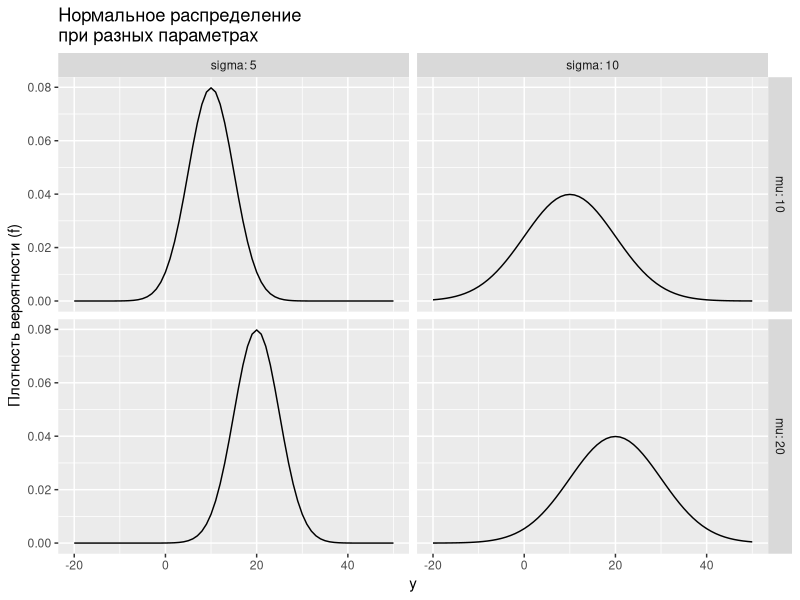
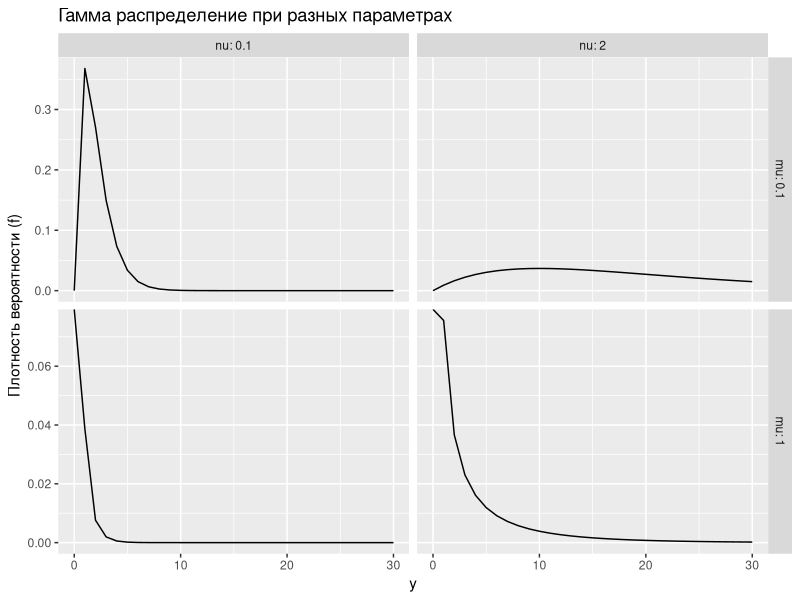
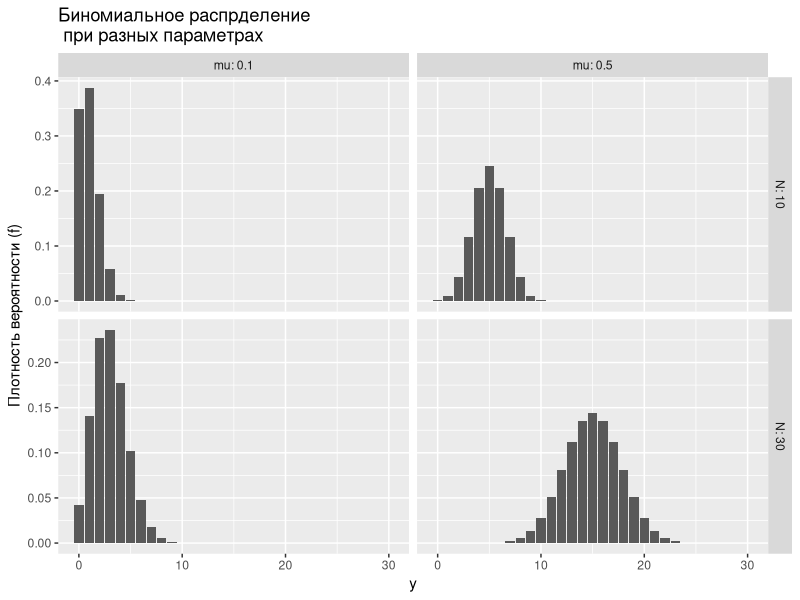
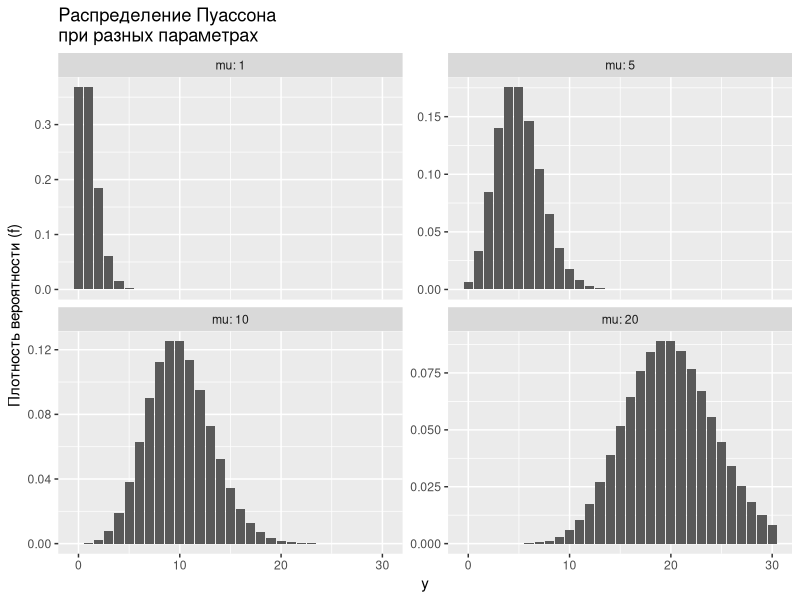
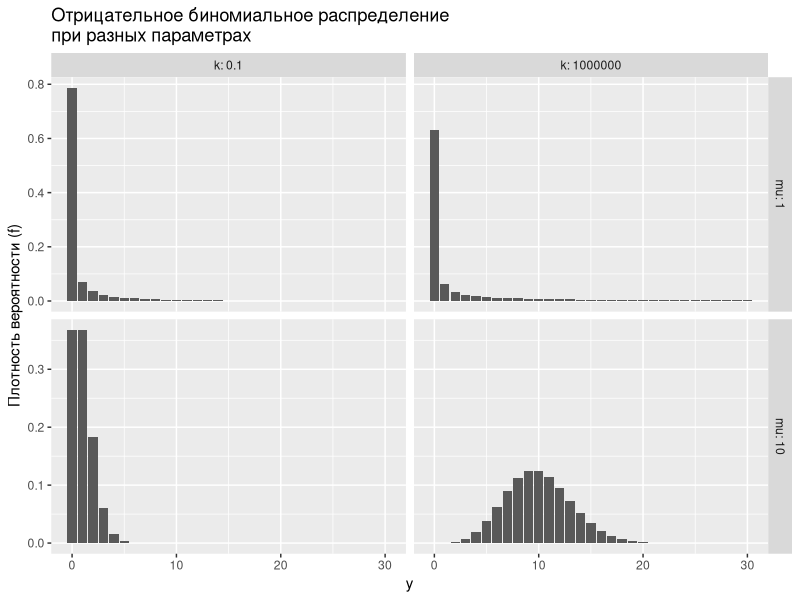
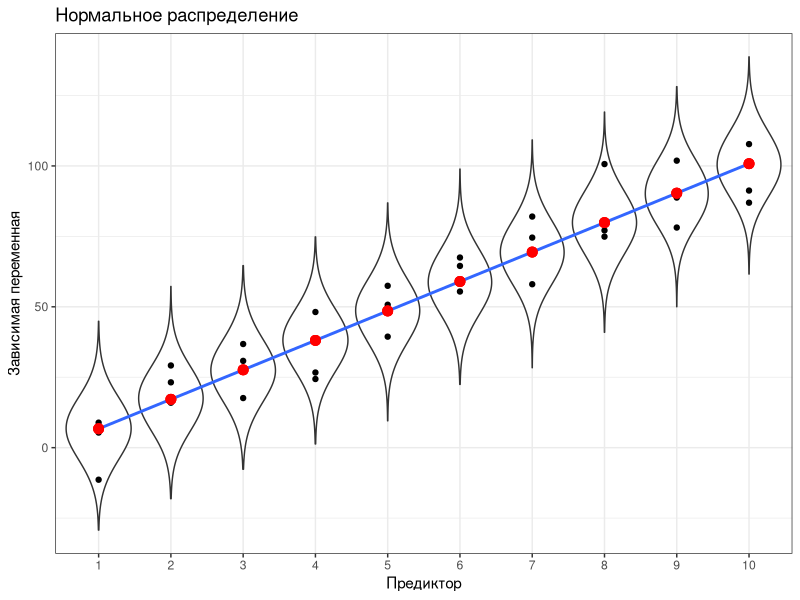
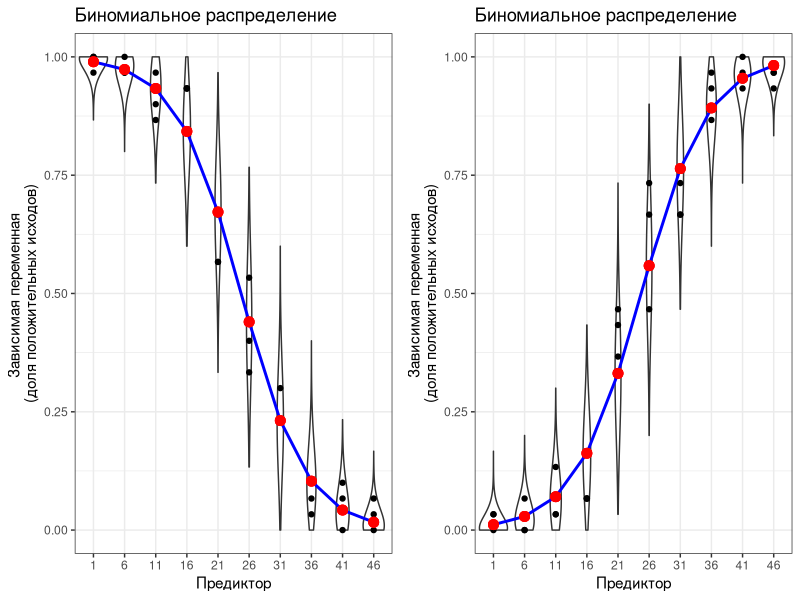
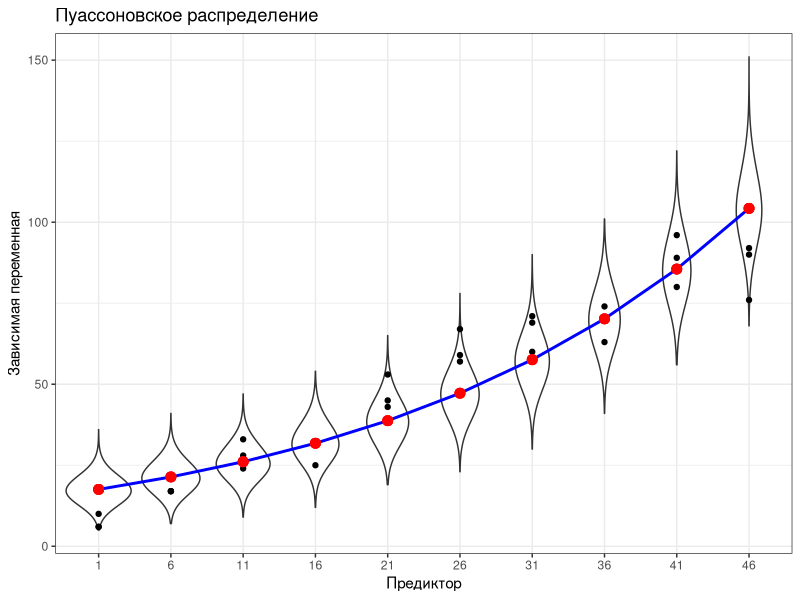

These figures' R source, in order: (Note: this script raises an error after producing the figures.)
## ---- chunk 1
# output options
options(width = 70, scipen = 6, digits = 3)
library(knitr)
# chunk default options
opts_chunk$set(fig.align='center', tidy = FALSE, fig.width = 7, fig.height = 3, warning = FALSE, cache = FALSE)
## ---- chunk 2
library(ggplot2)
mu1 <- 10
mu2 <- 20
sigma1 <- 5
sigma2 <- 10
y <- -20:50

pi <- data.frame(
  y = rep(y, 4), 
  pi = c(dnorm(y, mu1, sigma1), dnorm(y, mu1, sigma2), 
         dnorm(y, mu2, sigma1), dnorm(y, mu2, sigma2)), 
  mu = rep(c(mu1, mu2), each = 2*length(y)), 
  sigma = rep(c(sigma1, sigma2, sigma1, sigma2), each = length(y)) )

ggplot(pi, aes(x = y, y = pi)) + 
  geom_line(stat = "identity") + 
  facet_grid(mu~sigma, labeller = label_both, scales = "free_y") + 
  ggtitle("Нормальное распределение \nпри разных параметрах") + 
  ylab("Плотность вероятности (f)")
## ---- chunk 3
mu1 <- 1
mu2 <- 0.1
nu1 <- 0.1
nu2 <- 2
y <- 0:30

pi <- data.frame(
  y = rep(y, 4), 
  pi = c(dgamma(y, nu1, mu1), dgamma(y, nu1, mu2), 
         dgamma(y, nu2, mu1), dgamma(y, nu2, mu2)), 
  mu = rep(c(mu1, mu2), each = 2*length(y)), 
  nu = rep(c(nu1, nu2, nu1, nu2), each = length(y)) )

ggplot(pi, aes(x = y, y = pi)) + 
  geom_line(stat = "identity") + 
  facet_grid(mu~nu, labeller = label_both, scales = "free_y") + 
  ggtitle("Гамма распределение при разных параметрах") + 
  ylab("Плотность вероятности (f)")

## ---- chunk 4
mu1 <- 0.1
mu2 <- 0.5
N1 <- 10
N2 <- 30
y <-seq(0, 30, 1)

pi <- data.frame(
  y = rep(y, 4), 
  pi = c(dbinom(y, size = N1, prob = mu1), 
         dbinom(y,  size = N2, prob = mu1), 
         dbinom(y,  size = N1, prob = mu2), 
         dbinom(y,  size = N2, prob = mu2)),  
  mu = rep(c(mu1, mu2), each = 2*length(y)), 
  N = rep(c(N1, N2, N1, N2), each = length(y)))

ggplot(pi, aes(x = y, y = pi)) + 
  geom_bar(stat = "identity") + 
  facet_grid(N~mu,  scales = "free_y", labeller = label_both) + 
  ggtitle("Биномиальное распрделение \n при разных параметрах") + 
  ylab("Плотность вероятности (f)")
## ---- chunk 5
mu1 <- 1
mu2 <- 5
mu3 <- 10
mu4 <- 20
y <- 0:30

pi <- data.frame(
  y = rep(y, 4), 
  pi = c(dpois(y, mu1), dpois(y, mu2), dpois(y, mu3), dpois(y, mu4)), 
  mu = rep(c(mu1, mu2, mu3, mu4), each = length(y))
)

ggplot(pi, aes(x = y, y = pi)) + 
  geom_bar(stat = "identity") + 
  facet_wrap(~ mu, nrow = 2, scales = "free_y", labeller = label_both) + 
  ggtitle("Распределение Пуассона \nпри разных параметрах") + 
  ylab("Плотность вероятности (f)")
## ---- chunk 6
mu1 <- 1
mu2 <- 10
k1 <- 0.1
k2 <- 1000000
y <- 0:30

pi <- data.frame(
  y = rep(y, 4), 
  pi = c(dnbinom(y, size = k1, mu = mu1), 
         dnbinom(y, size = k1, mu = mu2), 
         dnbinom(y, size = k2, mu = mu1), 
         dnbinom(y, size = k2, mu = mu2)), 
  mu = rep(c(mu1, mu2), each = 2*length(y)), 
  k = rep(c(k1, k2, k1, k2), each = length(y)) )

ggplot(pi, aes(x = y, y = pi)) + 
  geom_bar(stat = "identity") + 
  facet_grid(mu~k, labeller = label_both, scales = "free_y") + 
  ggtitle("Отрицательное биномиальное распределение \nпри разных параметрах") + 
  ylab("Плотность вероятности (f)")
## ---- chunk 7
library(gridExtra)

theme_set(theme_bw())

# Регрессия с нормальным распределением 
xy <- data.frame(X = rep(1:10, 3))
xy$Y <- 10*xy$X + rnorm(30, 0, 10)

Mod <- lm(Y ~ X, data = xy)

xy$predicted <- predict(Mod)

xy$predicted2 <- xy$predicted/0.8

rand_df <- matrix(rep(NA,100000), ncol = 10)
for(i in 1:10) rand_df[,i] <- rnorm(10000, xy$predicted[i], summary(Mod)$sigma)

rand_df <- data.frame(X = rep(xy$X, each = 10000), Y = as.vector(rand_df))



Plot_Norm <- ggplot(xy, aes(x = X, y = Y)) + geom_violin(data = rand_df, aes(x = factor(X)), adjust = 5) + geom_point() + geom_smooth(method = "lm", se = F) + geom_point(data = xy, aes(x = X, y = predicted), color = "red", size = 3) + labs(x = "Предиктор", y = "Зависимая переменная") + ggtitle("Нормальное распределение") 




#Регрессия с биномиальным распределением

#Нсходящая
xy <- data.frame(X = rep(seq(1,50, 5), 3))
p <- -0.2*xy$X + 5
p <- exp(p) / (1 + exp(p))

Size = length(xy$X)

xy$Y <- rbinom(30, Size, p)/Size

Mod <- glm(Y ~ X, data = xy, family = "binomial")



xy$predicted <- predict(Mod, type = "response")


rand_df <- matrix(rep(NA,100000), ncol = 10)



for(i in 1:10) rand_df[,i] <- rbinom(10000, Size, xy$predicted[i]) / Size

rand_df <- data.frame(X = rep(xy$X, each = 10000), Y = as.vector(rand_df))

pred_df <- data.frame(X = unique(xy$X))
pred_df$predicted <- predict(Mod, type = "response", newdata = pred_df)

Plot_Binom1 <-  ggplot(data = xy, aes(x = factor(X), y = Y)) + geom_violin(data = rand_df, aes(x = factor(X)), adjust = 10) + geom_point(data = xy, aes(x = factor(X), y = Y)) + geom_path(data = pred_df, aes(x = factor(X), y = predicted, group = 1), color = "blue", size = 1) + geom_point(data = xy, aes(x = factor(X), y = predicted), color = "red", size = 3) + labs(x = "Предиктор", y = "Зависимая переменная \n(доля положительных исходов)") + ggtitle("Биномиальное распределение")


#Восходящая

xy <- data.frame(X = rep(seq(1,50, 5), 3))
p <- 0.2*xy$X - 5
p <- exp(p) / (1 + exp(p))

Size = length(xy$X)

xy$Y <- rbinom(30, Size, p)/Size

Mod <- glm(Y ~ X, data = xy, family = "binomial")



xy$predicted <- predict(Mod, type = "response")


rand_df <- matrix(rep(NA,100000), ncol = 10)



for(i in 1:10) rand_df[,i] <- rbinom(10000, Size, xy$predicted[i]) / Size

rand_df <- data.frame(X = rep(xy$X, each = 10000), Y = as.vector(rand_df))

pred_df <- data.frame(X = unique(xy$X))
pred_df$predicted <- predict(Mod, type = "response", newdata = pred_df)

Plot_Binom2<-  ggplot(data = xy, aes(x = factor(X), y = Y)) + geom_violin(data = rand_df, aes(x = factor(X)), adjust = 10) + geom_point(data = xy, aes(x = factor(X), y = Y)) + geom_path(data = pred_df, aes(x = factor(X), y = predicted, group = 1), color = "blue", size = 1) + geom_point(data = xy, aes(x = factor(X), y = predicted), color = "red", size = 3) + labs(x = "Предиктор", y = "Зависимая переменная \n(доля положительных исходов)") + ggtitle("Биномиальное распределение")





# Регрессия с пуассоновским распределением

xy <- data.frame(X = rep(seq(1,50, 5), 3))
p <- 2*xy$X + 5

# p <- exp(p)

xy$Y <- rpois(30, p)

Mod <- glm(Y ~ X, data = xy, family = "poisson")



xy$predicted <- predict(Mod, type = "response")


rand_df <- matrix(rep(NA,100000), ncol = 10)



for(i in 1:10) rand_df[,i] <- rpois(10000, xy$predicted[i]) 

rand_df <- data.frame(X = rep(xy$X, each = 10000), Y = as.vector(rand_df))

pred_df <- data.frame(X = unique(xy$X))
pred_df$predicted <- predict(Mod, type = "response", newdata = pred_df)

Plot_Poiss <-  ggplot(data = xy, aes(x = factor(X), y = Y)) + geom_violin(data = rand_df, aes(x = factor(X)), adjust = 5) + geom_point(data = xy, aes(x = factor(X), y = Y)) + geom_path(data = pred_df, aes(x = factor(X), y = predicted, group = 1), color = "blue", size = 1) + geom_point(data = xy, aes(x = factor(X), y = predicted), color = "red", size = 3) + labs(x = "Предиктор", y = "Зависимая переменная") + ggtitle("Пуассоновское распределение")


## ---- chunk 8
Plot_Norm
## ---- chunk 9
grid.arrange(Plot_Binom1, Plot_Binom2, ncol = 2)
## ---- chunk 10
Plot_Poiss
## ---- chunk 11
library(readxl)
pol <- read_excel("data/Pollinators_Montero-Castano, Vila, 2015.xlsx", sheet = 1)
head(pol)
## ---- chunk 12
sum(is.na(pol))
## ---- chunk 13
table(pol$Treatment)
## ---- chunk 14
library(ggplot2)
ggplot(pol, aes(x = Visits)) + geom_histogram()
## ---- chunk 15
gg_dot <- ggplot(pol, aes(y = 1:nrow(pol))) + geom_point()
library(gridExtra)
grid.arrange(gg_dot + aes(x = DiversityD_1),
             gg_dot + aes(x = Flowers),
             gg_dot + aes(x = Hours),
             nrow = 1)
## ---- chunk 16
M0 <- glm(Visits ~ Treatment + DiversityD_1 + Flowers + Hours, data = pol)
## Результаты
summary(M0)
## ---- chunk 17
library(car)
Anova(M0)
## ---- chunk 18
library(plyr)
NewData <- ddply(
  .data = pol, .variables = .(Treatment), .fun = summarise,
  DiversityD_1 = seq(min(DiversityD_1), max(DiversityD_1), length = 100))
NewData$Flowers = mean(pol$Flowers)
NewData$Hours = mean(pol$Hours)
# модельная матрица
X <- model.matrix(~ Treatment + DiversityD_1 + Flowers + Hours, data = NewData)
# коэффициенты
betas <- coef(M0)
# предсказанные значения
NewData$mu <- X %*% betas  # в масштабе функции связи
NewData$fit <- NewData$mu  # в масштабе значений отклика
# стандартные ошибки
NewData$SE <- sqrt(diag(X %*% vcov(M0) %*% t(X)))
# доверительный интервал
NewData$upr <- NewData$mu + 1.96 * NewData$SE
NewData$lwr <- NewData$mu - 1.96 * NewData$SE
# график предсказаний
ggplot(NewData, aes(x = DiversityD_1, y = fit, group = Treatment)) +
  geom_ribbon(aes(ymin = lwr, ymax = upr, fill = Treatment), alpha = 0.3) +
  geom_line(aes(colour = Treatment)) + 
  geom_hline(yintercept = 0)
## ---- chunk 19
# Данные для анализа остатков
M0_diag <- data.frame(.fitted = predict(M0, type = "response"),
                      .pears_resid = residuals(M0, type = "pearson"))
# График остатков
ggplot(M0_diag, aes(x=.fitted, y = .pears_resid)) + 
  geom_point() + geom_hline(yintercept = 0) + 
  geom_smooth(se = FALSE, method = "loess")
## ---- chunk 20
M1 <- glm(Visits ~ Treatment + DiversityD_1 + Flowers + Hours, data = pol,  family = "poisson")
## Результаты
summary(M1)
## ---- chunk 21
Anova(M1)
## ---- chunk 22
NewData <- ddply(
  .data = pol, .variables = .(Treatment), .fun = summarise,
  DiversityD_1 = seq(min(DiversityD_1), max(DiversityD_1), length = 100))
NewData$Flowers = mean(pol$Flowers)
NewData$Hours = mean(pol$Hours)
# модельная матрица
X <- model.matrix(~ Treatment + DiversityD_1 + Flowers + Hours, data = NewData)
# коэффициенты
betas <- coef(M1)
# предсказанные значения
NewData$mu <- X %*% betas      # в масштабе функции связи
NewData$fit <- exp(NewData$mu) # в масштабе значений отклика
# стандартные ошибки
NewData$SE <- sqrt(diag(X %*% vcov(M1) %*% t(X)))
# доверительный интервал
NewData$upr <- exp(NewData$mu + 1.96 * NewData$SE)
NewData$lwr <- exp(NewData$mu - 1.96 * NewData$SE)
# график предсказаний
ggplot(NewData, aes(x = DiversityD_1, y = fit, group = Treatment)) +
  geom_ribbon(aes(ymin = lwr, ymax = upr, fill = Treatment), alpha = 0.3) +
  geom_line(aes(colour = Treatment)) + 
  geom_hline(yintercept = 0)
## ---- chunk 23
M1_diag <- data.frame(.fitted = predict(M1, type = "response"),
                      .pears_resid = residuals(M1, type = "pearson"))
ggplot(M1_diag, aes(x=.fitted, y = .pears_resid)) + geom_point() +
  geom_hline(yintercept = 0) + geom_smooth(se = FALSE, method = "loess")

## ---- chunk 24
pear_res <- resid(M1, type = "pearson") # Пирсоновские остатки
p <- length(coef(M1))                   # число параметров в модели  
N <- nrow(model.frame(M1)) # объем выборки
df <- N - p       # число степеней свободы
Overdisp <- sum(pear_res^2) / df

Overdisp
## ---- chunk 25
M2 <- glm(Visits ~ Treatment + DiversityD_1 + Flowers + Hours, data = pol, family = "quasipoisson")
## Результаты
summary(M2)
## ---- chunk 26
Anova(M2, test = "F")
## ---- chunk 27
library(MASS)
M3 <- glm.nb(Visits ~ Treatment + DiversityD_1 + Flowers + Hours, data = pol, link = "log")
## Результаты
summary(M3)
## ---- chunk 28
Anova(M3)
## ---- chunk 29
M3_diag <- data.frame(.fitted = predict(M3, type = "response"),
                      .pears_resid = residuals(M3, type = "pearson"))
ggplot(M3_diag, aes(x = .fitted, y = .pears_resid)) + geom_point() + 
  geom_hline(yintercept = 0) + geom_smooth(se = FALSE, method = "loess")
## ---- chunk 30
pear_res <- resid(M3, type = "pearson") # Пирсоновские остатки
p <- length(coef(M3))  + 1             # число параметров в модели
N <- nrow(model.frame(M3))             # объем выборки
df <- N - p                            # число степеней свободы
Overdisp <- sum(pear_res^2) / df

Overdisp
## ---- chunk 31
NewData <- ddply(
  .data = pol, .variables = .(Treatment), .fun = summarise,
  DiversityD_1 = seq(min(DiversityD_1), max(DiversityD_1), length = 100))
NewData$Flowers = mean(pol$Flowers)
NewData$Hours = mean(pol$Hours)
# предсказанные значения
Predictions <- predict(M3, newdata = NewData, se.fit = TRUE, type = "response")
NewData$fit <- Predictions$fit
# стандартные ошибки
NewData$SE <- Predictions$se.fit
# доверительный интервал
NewData$upr <- NewData$fit + 1.96 * NewData$SE
NewData$lwr <- NewData$fit - 1.96 * NewData$SE

ggplot(NewData, aes(x = DiversityD_1, y = fit, group = Treatment)) +
  geom_ribbon(aes(ymin = lwr, ymax = upr, fill = Treatment), alpha = 0.3) +
  geom_line(aes(colour = Treatment)) + 
  geom_hline(yintercept = 0)
## ---- chunk 32
data(Affairs, package = "AER")
af <- Affairs
## ---- chunk 33
Mod <- glm(affairs ~ gender + yearsmarried + children + religiousness + education, data = af, family = "poisson")
# Результаты
summary(Mod)
## ---- chunk 34
# Проверка на избыточность дисперсии
pear_res <- resid(Mod, type = "pearson") # Пирсоновские остатки
p <- length(coef(Mod))                   # число параметров в модели  
N <- nrow(model.frame(Mod)) # объем выборки
df <- N - p       # число степеней свободы
Overdisp <- sum(pear_res^2) / df

Overdisp
## ---- chunk 35
Mod1 <- glm(affairs ~ gender + yearsmarried + children + religiousness + education, data = af, family = "quasipoisson")
# Результаты
summary(Mod1)
## ---- chunk 36
Mod_nb <- glm.nb(affairs ~ gender + yearsmarried + children + religiousness + education, data = af)
Anova(Mod_nb)
## ---- chunk 37
Mod_nb_diag <- data.frame(
  af,
  .fitted = predict(Mod_nb_final), 
  .pears_resid = residuals(Mod_nb, type = "pearson"))

ggplot(Mod_nb_diag, aes(x = .fitted, y = .pears_resid)) + geom_point() +
  geom_smooth(se = FALSE)
## ---- chunk 38
gg_res <- ggplot(Mod_nb_diag, aes(y = .pears_resid))
grid.arrange(gg_res + geom_point(aes(x = yearsmarried)),
             gg_res + geom_point(aes(x = religiousness)),
             gg_res + geom_point(aes(x = gender)),
             gg_res + geom_point(aes(x = children)),
             gg_res + geom_point(aes(x = education)),
             gg_res + geom_point(aes(x = occupation)),
             gg_res + geom_point(aes(x = education)),
             nrow = 3)
## ---- chunk 39
# Проверка на избыточность дисперсии
pear_res <- resid(Mod_nb_final, type = "pearson") # Пирсоновские остатки
p <- length(coef(Mod_nb_final)) + 1               # число параметров в модели  
N <- nrow(model.frame(Mod_nb_final)) # объем выборки
df <- N - p       # число степеней свободы
Overdisp <- sum(pear_res^2) / df

Overdisp
## ---- chunk 40
NewData <- expand.grid(
  yearsmarried = seq(min(af$yearsmarried), max(af$yearsmarried)), 
  religiousness = seq(min(af$religiousness), max(af$religiousness), length.out = 3))

# предсказанные значения
Predictions <- predict(Mod_nb_final, newdata = NewData, se.fit = TRUE, type = "response")
NewData$fit <- Predictions$fit
# стандартные ошибки
NewData$SE <- Predictions$se.fit
# доверительный интервал
NewData$upr <- NewData$fit + 1.96 * NewData$SE
NewData$lwr <- NewData$fit - 1.96 * NewData$SE
# график предсказаний модели
ggplot(NewData, aes(x = yearsmarried, y = fit, group = religiousness)) +
  geom_ribbon(aes(ymin = lwr, ymax = upr, fill = religiousness), alpha = 0.2) +
  geom_line(aes(colour = religiousness), size = 1.5) + 
  geom_hline(yintercept = 0) +
  scale_color_gradient(low = "yellow2", high = "red") + 
  scale_fill_gradient(low = "yellow2", high = "red")
